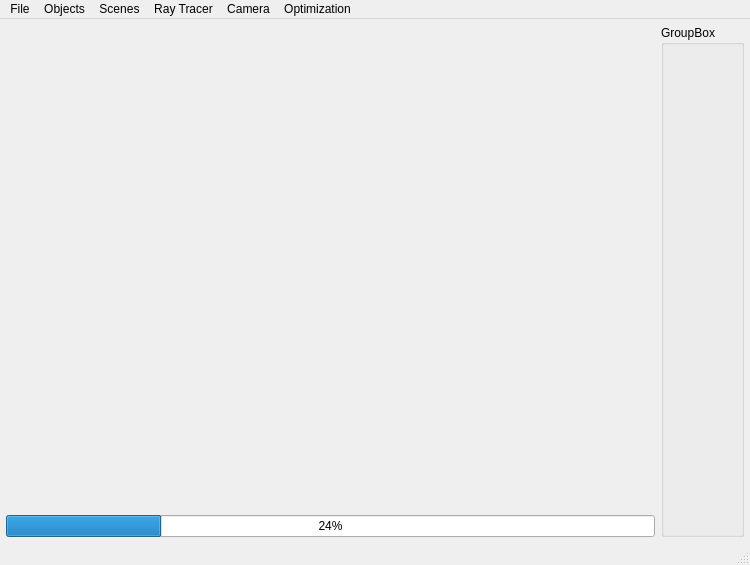
<?xml version="1.0" encoding="UTF-8"?>
<ui version="4.0">
 <class>MainWindow</class>
 <widget class="QMainWindow" name="MainWindow">
  <property name="geometry">
   <rect>
    <x>0</x>
    <y>0</y>
    <width>750</width>
    <height>565</height>
   </rect>
  </property>
  <property name="windowTitle">
   <string>MainWindow</string>
  </property>
  <widget class="QWidget" name="centralWidget">
   <property name="minimumSize">
    <size>
     <width>0</width>
     <height>0</height>
    </size>
   </property>
   <layout class="QGridLayout" name="weqw">
    <property name="leftMargin">
     <number>6</number>
    </property>
    <property name="topMargin">
     <number>6</number>
    </property>
    <property name="rightMargin">
     <number>6</number>
    </property>
    <property name="bottomMargin">
     <number>6</number>
    </property>
    <property name="horizontalSpacing">
     <number>-1</number>
    </property>
    <item row="1" column="2">
     <widget class="QProgressBar" name="progressBar">
      <property name="value">
       <number>24</number>
      </property>
     </widget>
    </item>
    <item row="0" column="3" rowspan="2">
     <widget class="QGroupBox" name="groupBox">
      <property name="minimumSize">
       <size>
        <width>10</width>
        <height>0</height>
       </size>
      </property>
      <property name="title">
       <string>GroupBox</string>
      </property>
     </widget>
    </item>
   </layout>
  </widget>
  <widget class="QStatusBar" name="statusBar"/>
  <widget class="QMenuBar" name="menuBar">
   <property name="geometry">
    <rect>
     <x>0</x>
     <y>0</y>
     <width>750</width>
     <height>22</height>
    </rect>
   </property>
   <widget class="QMenu" name="menuFile">
    <property name="title">
     <string>File</string>
    </property>
    <addaction name="actionSave_large"/>
   </widget>
   <widget class="QMenu" name="menuScenes">
    <property name="title">
     <string>Scenes</string>
    </property>
    <addaction name="actionScene_1"/>
    <addaction name="actionScene_2"/>
    <addaction name="actionScene_3"/>
    <addaction name="actionScene_4"/>
    <addaction name="actionScene_5"/>
    <addaction name="actionScene_6"/>
    <addaction name="actionScene_7"/>
    <addaction name="actionScene_844"/>
    <addaction name="separator"/>
    <addaction name="actionStop"/>
   </widget>
   <widget class="QMenu" name="menuRay_Tracer">
    <property name="title">
     <string>Ray Tracer</string>
    </property>
    <addaction name="actionBump_Mapping"/>
    <addaction name="actionShadowing"/>
    <addaction name="actionReflection"/>
    <addaction name="actionSuperSampling"/>
    <addaction name="actionInterception"/>
   </widget>
   <widget class="QMenu" name="menuCamera">
    <property name="title">
     <string>Camera</string>
    </property>
    <widget class="QMenu" name="menuTransform">
     <property name="title">
      <string>Transform</string>
     </property>
     <addaction name="actionCameraMoveLeft"/>
     <addaction name="actionCameraMoveRight"/>
     <addaction name="actionCameraMoveUp"/>
     <addaction name="actionCameraMoveDown"/>
     <addaction name="separator"/>
     <addaction name="actionCameraMoveForward"/>
     <addaction name="actionCameraMoveBackward"/>
     <addaction name="separator"/>
     <addaction name="actionCameraTransform"/>
    </widget>
    <addaction name="menuTransform"/>
    <addaction name="separator"/>
    <addaction name="actionZoom_IN"/>
    <addaction name="actionZoom_OUT"/>
    <addaction name="separator"/>
    <addaction name="actionReset_Camera"/>
   </widget>
   <widget class="QMenu" name="menuOptimization">
    <property name="title">
     <string>Optimization</string>
    </property>
    <addaction name="actionMulti_Threading"/>
    <addaction name="actionBlock"/>
   </widget>
   <widget class="QMenu" name="menuObjects">
    <property name="title">
     <string>Objects</string>
    </property>
    <widget class="QMenu" name="menuX_plane">
     <property name="title">
      <string>X-plane</string>
     </property>
     <addaction name="actionXPlaneLeft"/>
     <addaction name="actionXPlaneRight"/>
    </widget>
    <widget class="QMenu" name="menuY_Plane">
     <property name="title">
      <string>Y-Plane</string>
     </property>
     <addaction name="actionYPlane_Plus_10_degrees"/>
     <addaction name="actionYPlane_Minus_10_degrees"/>
    </widget>
    <widget class="QMenu" name="menuZ_Plane">
     <property name="title">
      <string>Z-Plane</string>
     </property>
     <addaction name="actionZPlane_Plus_10_degrees"/>
     <addaction name="actionZPlane_Minus_10_degrees"/>
    </widget>
    <addaction name="menuX_plane"/>
    <addaction name="menuY_Plane"/>
    <addaction name="menuZ_Plane"/>
    <addaction name="separator"/>
    <addaction name="actionScale"/>
   </widget>
   <addaction name="menuFile"/>
   <addaction name="menuObjects"/>
   <addaction name="menuScenes"/>
   <addaction name="menuRay_Tracer"/>
   <addaction name="menuCamera"/>
   <addaction name="menuOptimization"/>
  </widget>
  <action name="actionScene_1">
   <property name="text">
    <string>Scene 1</string>
   </property>
   <property name="shortcut">
    <string>Ctrl+1</string>
   </property>
  </action>
  <action name="actionScene_2">
   <property name="text">
    <string>Scene 2</string>
   </property>
   <property name="shortcut">
    <string>Ctrl+2</string>
   </property>
  </action>
  <action name="actionScene_3">
   <property name="text">
    <string>Scene 3</string>
   </property>
   <property name="shortcut">
    <string>Ctrl+3</string>
   </property>
  </action>
  <action name="actionScene_4">
   <property name="text">
    <string>Scene 4</string>
   </property>
   <property name="shortcut">
    <string>Ctrl+4</string>
   </property>
  </action>
  <action name="actionScene_5">
   <property name="text">
    <string>Scene 5</string>
   </property>
   <property name="shortcut">
    <string>Ctrl+5</string>
   </property>
  </action>
  <action name="actionScene_6">
   <property name="text">
    <string>Scene 6</string>
   </property>
   <property name="shortcut">
    <string>Ctrl+6</string>
   </property>
  </action>
  <action name="actionBump_Mapping">
   <property name="checkable">
    <bool>true</bool>
   </property>
   <property name="text">
    <string>Bump Mapping</string>
   </property>
   <property name="shortcut">
    <string>Meta+R, Meta+B</string>
   </property>
  </action>
  <action name="actionShadowing">
   <property name="checkable">
    <bool>true</bool>
   </property>
   <property name="text">
    <string>Shadowing</string>
   </property>
   <property name="shortcut">
    <string>Meta+R, Meta+S</string>
   </property>
  </action>
  <action name="actionScene_7">
   <property name="text">
    <string>Scene 7</string>
   </property>
   <property name="shortcut">
    <string>Ctrl+7</string>
   </property>
  </action>
  <action name="actionScene_844">
   <property name="text">
    <string>Scene 8</string>
   </property>
   <property name="shortcut">
    <string>Ctrl+8</string>
   </property>
  </action>
  <action name="actionReset_Camera">
   <property name="text">
    <string>Reset Camera</string>
   </property>
  </action>
  <action name="actionZoom_IN">
   <property name="text">
    <string>Zoom IN</string>
   </property>
   <property name="shortcut">
    <string>Ctrl+-</string>
   </property>
  </action>
  <action name="actionZoom_OUT">
   <property name="text">
    <string>Zoom OUT</string>
   </property>
   <property name="shortcut">
    <string>Ctrl+=</string>
   </property>
  </action>
  <action name="actionCameraMoveLeft">
   <property name="text">
    <string>Move Left</string>
   </property>
   <property name="shortcut">
    <string>Alt+Left</string>
   </property>
  </action>
  <action name="actionCameraMoveRight">
   <property name="text">
    <string>Move Right</string>
   </property>
   <property name="shortcut">
    <string>Alt+Right</string>
   </property>
  </action>
  <action name="actionCameraMoveUp">
   <property name="text">
    <string>Move Up</string>
   </property>
   <property name="shortcut">
    <string>Alt+Up</string>
   </property>
  </action>
  <action name="actionCameraMoveDown">
   <property name="text">
    <string>Move Down</string>
   </property>
   <property name="shortcut">
    <string>Alt+Down</string>
   </property>
  </action>
  <action name="actionCameraMoveForward">
   <property name="text">
    <string>Move Forward</string>
   </property>
   <property name="shortcut">
    <string>Alt+Shift+Up</string>
   </property>
  </action>
  <action name="actionCameraMoveBackward">
   <property name="text">
    <string>Move Backward</string>
   </property>
   <property name="shortcut">
    <string>Alt+Shift+Down</string>
   </property>
  </action>
  <action name="actionCameraTransform">
   <property name="text">
    <string>Transform...</string>
   </property>
   <property name="shortcut">
    <string>Meta+T</string>
   </property>
  </action>
  <action name="actionMulti_Threading">
   <property name="checkable">
    <bool>true</bool>
   </property>
   <property name="text">
    <string>Multi Threading</string>
   </property>
   <property name="shortcut">
    <string>Meta+O, Meta+M</string>
   </property>
  </action>
  <action name="actionSave_large">
   <property name="text">
    <string>Save large</string>
   </property>
   <property name="toolTip">
    <string>Save...</string>
   </property>
   <property name="shortcut">
    <string>Ctrl+S</string>
   </property>
  </action>
  <action name="action001">
   <property name="text">
    <string>001</string>
   </property>
  </action>
  <action name="actionBlock">
   <property name="checkable">
    <bool>true</bool>
   </property>
   <property name="text">
    <string>Block</string>
   </property>
   <property name="shortcut">
    <string>Meta+O, Meta+B</string>
   </property>
  </action>
  <action name="actionReflection">
   <property name="checkable">
    <bool>true</bool>
   </property>
   <property name="text">
    <string>Reflection</string>
   </property>
   <property name="shortcut">
    <string>Meta+R, Meta+R</string>
   </property>
  </action>
  <action name="action">
   <property name="text">
    <string>Cancel</string>
   </property>
   <property name="shortcut">
    <string>Esc</string>
   </property>
  </action>
  <action name="actionDddd">
   <property name="text">
    <string>dddd</string>
   </property>
  </action>
  <action name="actionABC">
   <property name="text">
    <string>ABC</string>
   </property>
  </action>
  <action name="actionAsdasdasdas">
   <property name="text">
    <string>asdasdasdas</string>
   </property>
  </action>
  <action name="actionDef">
   <property name="text">
    <string>def</string>
   </property>
  </action>
  <action name="actionSss">
   <property name="text">
    <string>sss</string>
   </property>
  </action>
  <action name="actionWwww">
   <property name="text">
    <string>wwww</string>
   </property>
  </action>
  <action name="actionSs">
   <property name="text">
    <string>ss</string>
   </property>
  </action>
  <action name="actionSeeee">
   <property name="text">
    <string>gsdgfdgf</string>
   </property>
  </action>
  <action name="actionStop">
   <property name="text">
    <string>Stop!</string>
   </property>
   <property name="shortcut">
    <string>Ctrl+Backspace</string>
   </property>
  </action>
  <action name="actionXPlaneLeft">
   <property name="text">
    <string>10 degrees</string>
   </property>
   <property name="shortcut">
    <string>Left</string>
   </property>
  </action>
  <action name="actionXPlaneRight">
   <property name="text">
    <string>-10 degrees</string>
   </property>
   <property name="shortcut">
    <string>Right</string>
   </property>
  </action>
  <action name="actionYPlane_Plus_10_degrees">
   <property name="text">
    <string>10 degrees</string>
   </property>
   <property name="shortcut">
    <string>Ctrl+Left</string>
   </property>
  </action>
  <action name="actionYPlane_Minus_10_degrees">
   <property name="text">
    <string>-10 degrees</string>
   </property>
   <property name="shortcut">
    <string>Ctrl+Right</string>
   </property>
  </action>
  <action name="actionZPlane_Plus_10_degrees">
   <property name="text">
    <string>10 degrees</string>
   </property>
   <property name="shortcut">
    <string>Ctrl+Shift+Left</string>
   </property>
  </action>
  <action name="actionZPlane_Minus_10_degrees">
   <property name="text">
    <string>-10 degrees</string>
   </property>
   <property name="shortcut">
    <string>Ctrl+Shift+Right</string>
   </property>
  </action>
  <action name="actionSuperSampling">
   <property name="checkable">
    <bool>true</bool>
   </property>
   <property name="text">
    <string>SuperSampling</string>
   </property>
  </action>
  <action name="actionScale">
   <property name="text">
    <string>Scale</string>
   </property>
  </action>
  <action name="actionInterception">
   <property name="checkable">
    <bool>true</bool>
   </property>
   <property name="text">
    <string>Interception</string>
   </property>
   <property name="shortcut">
    <string>Meta+R, Meta+I</string>
   </property>
  </action>
 </widget>
 <layoutdefault spacing="6" margin="11"/>
 <resources/>
 <connections/>
</ui>
